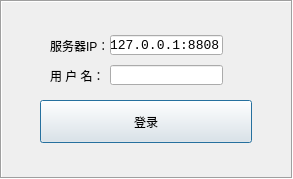
<?xml version="1.0" encoding="UTF-8"?>
<ui version="4.0">
 <class>LoginDlg</class>
 <widget class="QDialog" name="LoginDlg">
  <property name="geometry">
   <rect>
    <x>0</x>
    <y>0</y>
    <width>293</width>
    <height>179</height>
   </rect>
  </property>
  <property name="sizePolicy">
   <sizepolicy hsizetype="Fixed" vsizetype="Fixed">
    <horstretch>0</horstretch>
    <verstretch>0</verstretch>
   </sizepolicy>
  </property>
  <property name="minimumSize">
   <size>
    <width>293</width>
    <height>179</height>
   </size>
  </property>
  <property name="maximumSize">
   <size>
    <width>293</width>
    <height>179</height>
   </size>
  </property>
  <property name="windowTitle">
   <string>连接</string>
  </property>
  <property name="styleSheet">
   <string notr="true"/>
  </property>
  <widget class="QLabel" name="loginBGLabel">
   <property name="geometry">
    <rect>
     <x>0</x>
     <y>0</y>
     <width>293</width>
     <height>179</height>
    </rect>
   </property>
   <property name="sizePolicy">
    <sizepolicy hsizetype="Expanding" vsizetype="Expanding">
     <horstretch>0</horstretch>
     <verstretch>0</verstretch>
    </sizepolicy>
   </property>
   <property name="styleSheet">
    <string notr="true">
background-repeat:no-repeat;</string>
   </property>
   <property name="frameShape">
    <enum>QFrame::Box</enum>
   </property>
   <property name="frameShadow">
    <enum>QFrame::Sunken</enum>
   </property>
   <property name="text">
    <string/>
   </property>
   <property name="pixmap">
    <pixmap>:/pic/login.jpg</pixmap>
   </property>
  </widget>
  <widget class="QLineEdit" name="usrLineEdit">
   <property name="geometry">
    <rect>
     <x>110</x>
     <y>65</y>
     <width>113</width>
     <height>20</height>
    </rect>
   </property>
   <property name="font">
    <font>
     <family>Consolas</family>
     <pointsize>10</pointsize>
    </font>
   </property>
   <property name="echoMode">
    <enum>QLineEdit::Normal</enum>
   </property>
   <property name="alignment">
    <set>Qt::AlignCenter</set>
   </property>
  </widget>
  <widget class="QLineEdit" name="servAddrLineEdit">
   <property name="geometry">
    <rect>
     <x>110</x>
     <y>35</y>
     <width>113</width>
     <height>20</height>
    </rect>
   </property>
   <property name="font">
    <font>
     <family>Consolas</family>
     <pointsize>10</pointsize>
    </font>
   </property>
   <property name="toolTip">
    <string>格式:&quot;IP:端口&quot;</string>
   </property>
   <property name="text">
    <string>127.0.0.1:8808</string>
   </property>
   <property name="alignment">
    <set>Qt::AlignCenter</set>
   </property>
   <property name="placeholderText">
    <string>127.0.0.1:8808</string>
   </property>
  </widget>
  <widget class="QPushButton" name="loginPushButton">
   <property name="geometry">
    <rect>
     <x>40</x>
     <y>100</y>
     <width>212</width>
     <height>43</height>
    </rect>
   </property>
   <property name="text">
    <string>登录</string>
   </property>
   <property name="flat">
    <bool>false</bool>
   </property>
  </widget>
  <widget class="QLabel" name="servAddrLabel">
   <property name="geometry">
    <rect>
     <x>50</x>
     <y>40</y>
     <width>54</width>
     <height>12</height>
    </rect>
   </property>
   <property name="text">
    <string>服务器IP：</string>
   </property>
  </widget>
  <widget class="QLabel" name="usrLabel">
   <property name="geometry">
    <rect>
     <x>50</x>
     <y>70</y>
     <width>54</width>
     <height>12</height>
    </rect>
   </property>
   <property name="text">
    <string>用 户 名：</string>
   </property>
  </widget>
 </widget>
 <resources>
  <include location="my.qrc"/>
 </resources>
 <connections/>
</ui>
